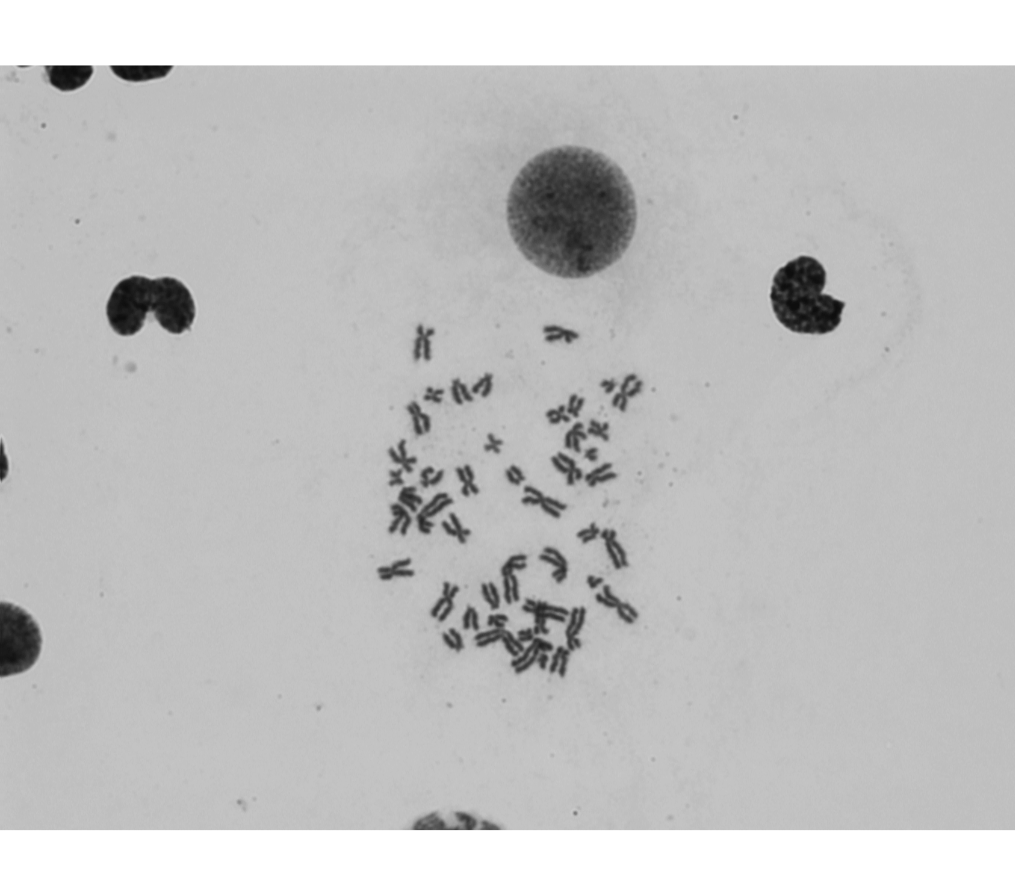
#> input picture data/giemsa_raw.BMP, 1017 x 896 px, found by its file name
$ jupyter execute --allow-errors 'Image Enhancement .ipynb'   (older library calls are emulated)
#> lines starting #> are read from the running program, lines starting #| are printed output that depends on the picture; after the words box and inside, x2 and y2 are one past the last pixel; in counts of white or black regions, pixels touching at a corner belong together
[cell 1]
import numpy as np
import cv2
from matplotlib import pyplot as plt

[cell 2]
img = cv2.imread('data/giemsa_raw.BMP')
#> img is the input picture: shape (896, 1017, 3); min 14, max 255, mean 194.5
print(img.shape)
#| (896, 1017, 3)

[cell 3]
def show_image(image, name='image'):
    cv2.imshow(name,image)
    cv2.waitKey(0)
    cv2.destroyAllWindows()

def show_histogram(image):
    plt.hist(image.ravel(),256,[0,256]), plt.show()

def histogram_equalization(image):
    equ = cv2.equalizeHist(image)
    return equ

# [36 lines left out: functions connected_components, connected_components_2, not called in this run]

[cell 4]
# Step 1: Convert image to gray scale
gray = cv2.cvtColor(img, cv2.COLOR_BGR2GRAY)
plt.imshow(gray, 'gray')

#> (a cell that did not finish here is left out)

[cell 6]
# # Canny Edge Detection
# edges = cv2.Canny(gray,100,200)
# plt.imshow(edges, cmap='gray')

[cell 7]
# Connected components
# connected_components_2(gray)

[cell 8]
# Otsu's method without noise filtering
ret1, th1 = cv2.threshold(gray,0,255,cv2.THRESH_BINARY+cv2.THRESH_OTSU)
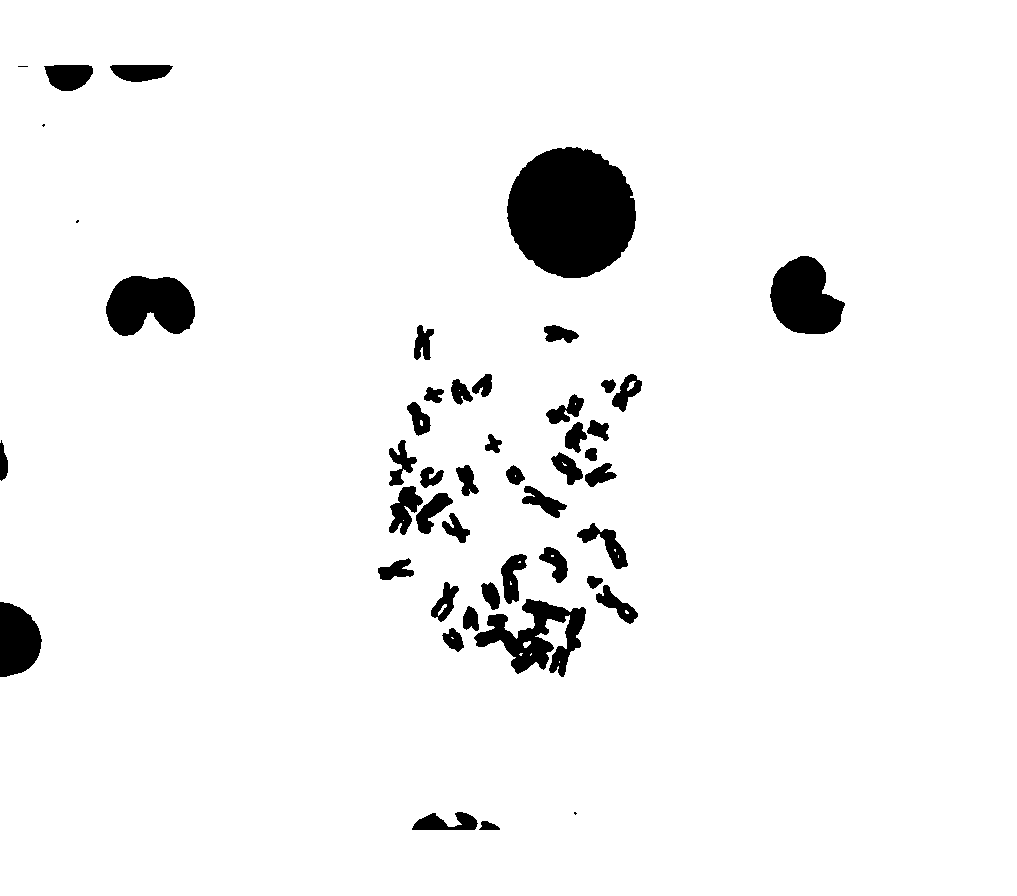
#> th1: shape (896, 1017); 95.1% white; 47 black regions (4 under 20 px)
#> ret1 = 137
cv2.imwrite("data/giemsa_raw_thresholded.BMP", th1)
plt.imshow(th1, 'gray')

[cell 9]
# Coutours
im2, contours, hierarchy = cv2.findContours(th1, cv2.RETR_TREE, cv2.CHAIN_APPROX_SIMPLE)
#> contours = 65 contours, 19 with area under 20; largest, box (x1, y1, x2, y2) and area: (0, 0, 1017, 896) 906642, (506, 146, 637, 279) 13278, (769, 255, 846, 335) 4190, (105, 275, 196, 337) 4190, (473, 598, 587, 678) 4180
image_with_contours = cv2.drawContours(gray, contours, -1, (0,255,0), 3)
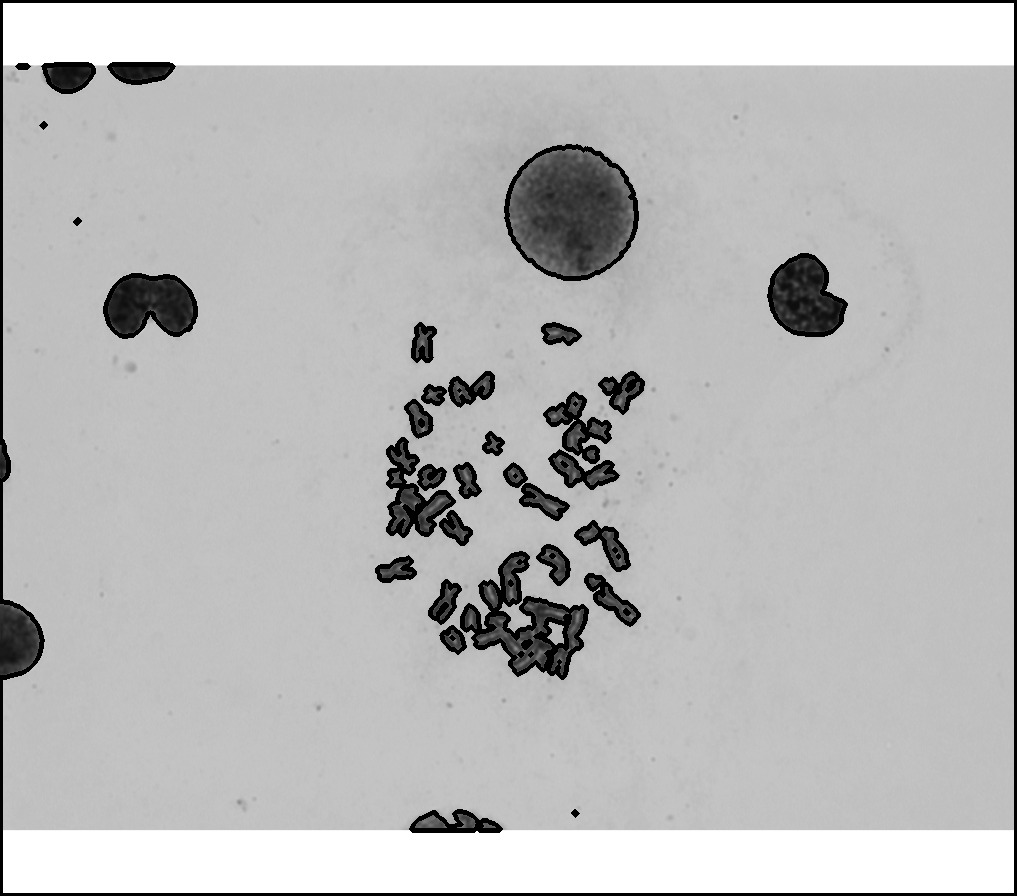
#> image_with_contours: shape (896, 1017); min 0, max 255, mean 187.5
show_image(image_with_contours)

[cell 10]
# Otsu's method with noise filtering
blur = cv2.GaussianBlur(gray,(5,5),0)
median = cv2.medianBlur(gray,5)
ret2, th2 = cv2.threshold(blur,0,255,cv2.THRESH_BINARY+cv2.THRESH_OTSU)
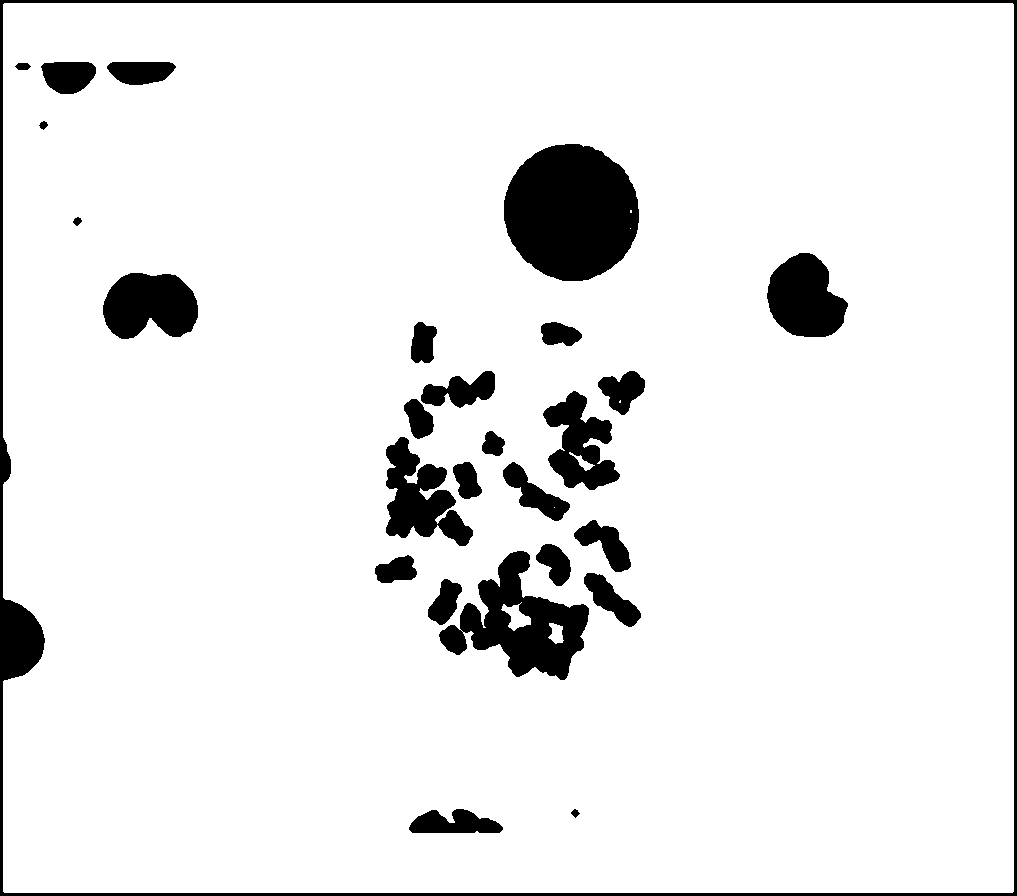
#> th2: shape (896, 1017); 91.9% white; 27 black regions, largest, box (x1, y1, x2, y2) and area: (504, 144, 639, 281) 14453, (0, 0, 1017, 896) 14264, (439, 551, 589, 680) 8595
#> ret2 = 121
# Show multiple images
plt.figure(), plt.imshow(median, 'gray')
cv2.imwrite("data/giemsa_raw_filtered.BMP", median)
plt.figure(), plt.imshow(th2, 'gray')
